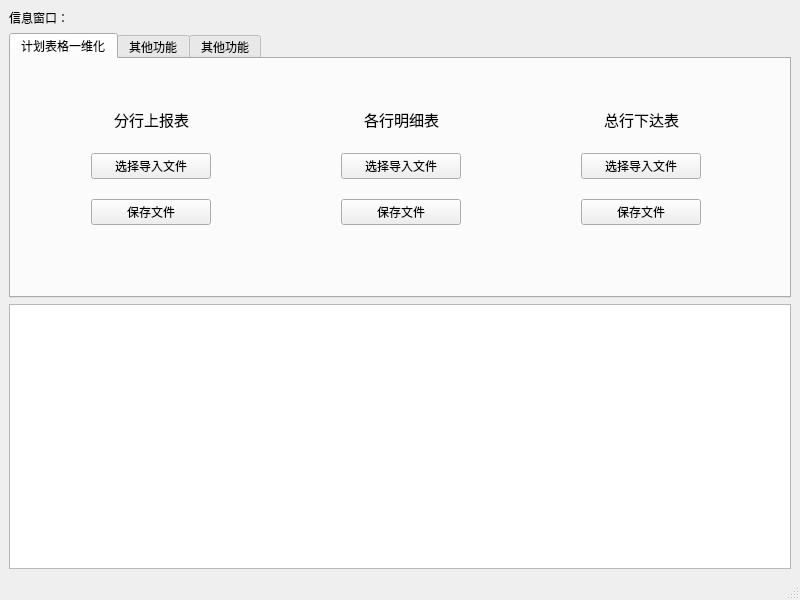
<?xml version="1.0" encoding="UTF-8"?>
<ui version="4.0">
 <class>MainWindow</class>
 <widget class="QMainWindow" name="MainWindow">
  <property name="geometry">
   <rect>
    <x>0</x>
    <y>0</y>
    <width>800</width>
    <height>600</height>
   </rect>
  </property>
  <property name="windowTitle">
   <string>资金计划表辅助工具</string>
  </property>
  <widget class="QWidget" name="centralwidget">
   <layout class="QVBoxLayout" name="verticalLayout">
    <item>
     <widget class="QLabel" name="label_2">
      <property name="text">
       <string>信息窗口：</string>
      </property>
      <property name="buddy">
       <cstring>textBrowse_info</cstring>
      </property>
     </widget>
    </item>
    <item>
     <widget class="QTabWidget" name="tabWidget">
      <property name="layoutDirection">
       <enum>Qt::LeftToRight</enum>
      </property>
      <property name="currentIndex">
       <number>0</number>
      </property>
      <widget class="QWidget" name="tab">
       <attribute name="title">
        <string>计划表格一维化</string>
       </attribute>
       <widget class="QWidget" name="layoutWidget">
        <property name="geometry">
         <rect>
          <x>80</x>
          <y>80</y>
          <width>120</width>
          <height>100</height>
         </rect>
        </property>
        <layout class="QVBoxLayout" name="verticalLayout_2">
         <item>
          <widget class="QPushButton" name="pushButton_get_input_file">
           <property name="text">
            <string>选择导入文件</string>
           </property>
          </widget>
         </item>
         <item>
          <widget class="QPushButton" name="pushButton_get_output_file">
           <property name="text">
            <string>保存文件</string>
           </property>
          </widget>
         </item>
        </layout>
       </widget>
       <widget class="QWidget" name="layoutWidget_2">
        <property name="geometry">
         <rect>
          <x>330</x>
          <y>80</y>
          <width>120</width>
          <height>100</height>
         </rect>
        </property>
        <layout class="QVBoxLayout" name="verticalLayout_4">
         <item>
          <widget class="QPushButton" name="pushButton_get_input_file_all_in_1">
           <property name="text">
            <string>选择导入文件</string>
           </property>
          </widget>
         </item>
         <item>
          <widget class="QPushButton" name="pushButton_get_output_file_all_in_1">
           <property name="text">
            <string>保存文件</string>
           </property>
          </widget>
         </item>
        </layout>
       </widget>
       <widget class="QWidget" name="layoutWidget_3">
        <property name="geometry">
         <rect>
          <x>570</x>
          <y>80</y>
          <width>120</width>
          <height>100</height>
         </rect>
        </property>
        <layout class="QVBoxLayout" name="verticalLayout_5">
         <item>
          <widget class="QPushButton" name="pushButton_get_input_file_finality">
           <property name="text">
            <string>选择导入文件</string>
           </property>
          </widget>
         </item>
         <item>
          <widget class="QPushButton" name="pushButton_get_output_file_finality">
           <property name="text">
            <string>保存文件</string>
           </property>
          </widget>
         </item>
        </layout>
       </widget>
       <widget class="QLabel" name="label">
        <property name="geometry">
         <rect>
          <x>80</x>
          <y>50</y>
          <width>121</width>
          <height>21</height>
         </rect>
        </property>
        <property name="font">
         <font>
          <pointsize>11</pointsize>
         </font>
        </property>
        <property name="text">
         <string>分行上报表</string>
        </property>
        <property name="alignment">
         <set>Qt::AlignCenter</set>
        </property>
       </widget>
       <widget class="QLabel" name="label_3">
        <property name="geometry">
         <rect>
          <x>330</x>
          <y>50</y>
          <width>121</width>
          <height>21</height>
         </rect>
        </property>
        <property name="font">
         <font>
          <pointsize>11</pointsize>
         </font>
        </property>
        <property name="text">
         <string>各行明细表</string>
        </property>
        <property name="alignment">
         <set>Qt::AlignCenter</set>
        </property>
       </widget>
       <widget class="QLabel" name="label_4">
        <property name="geometry">
         <rect>
          <x>570</x>
          <y>50</y>
          <width>121</width>
          <height>21</height>
         </rect>
        </property>
        <property name="font">
         <font>
          <pointsize>11</pointsize>
         </font>
        </property>
        <property name="text">
         <string>总行下达表</string>
        </property>
        <property name="alignment">
         <set>Qt::AlignCenter</set>
        </property>
       </widget>
      </widget>
      <widget class="QWidget" name="tab_3">
       <attribute name="title">
        <string>其他功能</string>
       </attribute>
      </widget>
      <widget class="QWidget" name="tab_4">
       <attribute name="title">
        <string>其他功能</string>
       </attribute>
      </widget>
     </widget>
    </item>
    <item>
     <widget class="QTextBrowser" name="textBrowse_info"/>
    </item>
   </layout>
  </widget>
  <widget class="QMenuBar" name="menubar">
   <property name="geometry">
    <rect>
     <x>0</x>
     <y>0</y>
     <width>800</width>
     <height>23</height>
    </rect>
   </property>
  </widget>
  <widget class="QStatusBar" name="statusbar"/>
 </widget>
 <tabstops>
  <tabstop>textBrowse_info</tabstop>
 </tabstops>
 <resources/>
 <connections/>
</ui>
